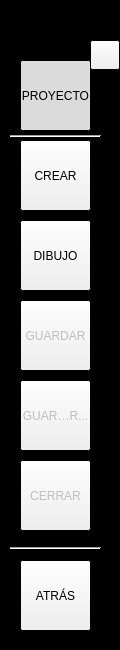
  <widget class="QDockWidget" name="MenuPrincipal">
   <property name="minimumSize">
    <size>
     <width>120</width>
     <height>650</height>
    </size>
   </property>
   <property name="maximumSize">
    <size>
     <width>120</width>
     <height>650</height>
    </size>
   </property>
   <property name="palette">
    <palette>
     <active>
      <colorrole role="Base">
       <brush brushstyle="SolidPattern">
        <color alpha="255">
         <red>255</red>
         <green>255</green>
         <blue>255</blue>
        </color>
       </brush>
      </colorrole>
      <colorrole role="Window">
       <brush brushstyle="SolidPattern">
        <color alpha="255">
         <red>0</red>
         <green>0</green>
         <blue>0</blue>
        </color>
       </brush>
      </colorrole>
     </active>
     <inactive>
      <colorrole role="Base">
       <brush brushstyle="SolidPattern">
        <color alpha="255">
         <red>255</red>
         <green>255</green>
         <blue>255</blue>
        </color>
       </brush>
      </colorrole>
      <colorrole role="Window">
       <brush brushstyle="SolidPattern">
        <color alpha="255">
         <red>0</red>
         <green>0</green>
         <blue>0</blue>
        </color>
       </brush>
      </colorrole>
     </inactive>
     <disabled>
      <colorrole role="Base">
       <brush brushstyle="SolidPattern">
        <color alpha="255">
         <red>0</red>
         <green>0</green>
         <blue>0</blue>
        </color>
       </brush>
      </colorrole>
      <colorrole role="Window">
       <brush brushstyle="SolidPattern">
        <color alpha="255">
         <red>0</red>
         <green>0</green>
         <blue>0</blue>
        </color>
       </brush>
      </colorrole>
     </disabled>
    </palette>
   </property>
   <property name="floating">
    <bool>false</bool>
   </property>
   <property name="features">
    <set>QDockWidget::DockWidgetMovable</set>
   </property>
   <property name="allowedAreas">
    <set>Qt::LeftDockWidgetArea|Qt::TopDockWidgetArea</set>
   </property>
   <property name="windowTitle">
    <string/>
   </property>
   <attribute name="dockWidgetArea">
    <number>1</number>
   </attribute>
   <widget class="QWidget" name="dockWidgetContents">
    <widget class="QToolButton" name="BotonImportar">
     <property name="enabled">
      <bool>false</bool>
     </property>
     <property name="geometry">
      <rect>
       <x>20</x>
       <y>140</y>
       <width>71</width>
       <height>71</height>
      </rect>
     </property>
     <property name="text">
      <string>IMPORTAR</string>
     </property>
     <property name="icon">
      <iconset resource="Iconos.qrc">
       <normaloff>:/new/IconosPrograma/Iconos/folder_previous.ico</normaloff>:/new/IconosPrograma/Iconos/folder_previous.ico</iconset>
     </property>
     <property name="iconSize">
      <size>
       <width>45</width>
       <height>45</height>
      </size>
     </property>
     <property name="toolButtonStyle">
      <enum>Qt::ToolButtonTextUnderIcon</enum>
     </property>
    </widget>
    <widget class="QToolButton" name="BotonExportar">
     <property name="enabled">
      <bool>false</bool>
     </property>
     <property name="geometry">
      <rect>
       <x>20</x>
       <y>140</y>
       <width>71</width>
       <height>71</height>
      </rect>
     </property>
     <property name="text">
      <string>Modelo</string>
     </property>
     <property name="icon">
      <iconset resource="Iconos.qrc">
       <normaloff>:/new/IconosPrograma/Iconos/exportar3d.png</normaloff>:/new/IconosPrograma/Iconos/exportar3d.png</iconset>
     </property>
     <property name="iconSize">
      <size>
       <width>45</width>
       <height>45</height>
      </size>
     </property>
     <property name="toolButtonStyle">
      <enum>Qt::ToolButtonTextUnderIcon</enum>
     </property>
    </widget>
    <widget class="QToolButton" name="BotonSalir">
     <property name="geometry">
      <rect>
       <x>20</x>
       <y>460</y>
       <width>71</width>
       <height>71</height>
      </rect>
     </property>
     <property name="text">
      <string>Salir</string>
     </property>
     <property name="icon">
      <iconset resource="Iconos.qrc">
       <normaloff>:/new/IconosPrograma/Iconos/1284501154_exit-off-power-shutdown.png</normaloff>:/new/IconosPrograma/Iconos/1284501154_exit-off-power-shutdown.png</iconset>
     </property>
     <property name="iconSize">
      <size>
       <width>45</width>
       <height>45</height>
      </size>
     </property>
     <property name="toolButtonStyle">
      <enum>Qt::ToolButtonTextUnderIcon</enum>
     </property>
    </widget>
    <widget class="QPushButton" name="FijarPrograma">
     <property name="geometry">
      <rect>
       <x>90</x>
       <y>40</y>
       <width>30</width>
       <height>30</height>
      </rect>
     </property>
     <property name="minimumSize">
      <size>
       <width>30</width>
       <height>30</height>
      </size>
     </property>
     <property name="maximumSize">
      <size>
       <width>30</width>
       <height>30</height>
      </size>
     </property>
     <property name="text">
      <string/>
     </property>
     <property name="icon">
      <iconset resource="Iconos.qrc">
       <normaloff>:/new/IconosGlobales/Iconos/pin.png</normaloff>:/new/IconosGlobales/Iconos/pin.png</iconset>
     </property>
     <property name="iconSize">
      <size>
       <width>30</width>
       <height>30</height>
      </size>
     </property>
     <property name="checkable">
      <bool>true</bool>
     </property>
    </widget>
    <widget class="QToolButton" name="BotonAtras_Programa">
     <property name="enabled">
      <bool>true</bool>
     </property>
     <property name="geometry">
      <rect>
       <x>20</x>
       <y>560</y>
       <width>71</width>
       <height>71</height>
      </rect>
     </property>
     <property name="text">
      <string>ATRÁS</string>
     </property>
     <property name="icon">
      <iconset resource="Iconos.qrc">
       <normaloff>:/new/IconosGlobales/Iconos/back.ico</normaloff>:/new/IconosGlobales/Iconos/back.ico</iconset>
     </property>
     <property name="iconSize">
      <size>
       <width>45</width>
       <height>45</height>
      </size>
     </property>
     <property name="toolButtonStyle">
      <enum>Qt::ToolButtonTextUnderIcon</enum>
     </property>
    </widget>
    <widget class="QToolButton" name="BotonMProyecto">
     <property name="geometry">
      <rect>
       <x>20</x>
       <y>60</y>
       <width>71</width>
       <height>71</height>
      </rect>
     </property>
     <property name="text">
      <string>PROYECTO</string>
     </property>
     <property name="icon">
      <iconset resource="Iconos.qrc">
       <normaloff>:/new/IconosPrograma/Iconos/page.ico</normaloff>:/new/IconosPrograma/Iconos/page.ico</iconset>
     </property>
     <property name="iconSize">
      <size>
       <width>45</width>
       <height>45</height>
      </size>
     </property>
     <property name="toolButtonStyle">
      <enum>Qt::ToolButtonTextUnderIcon</enum>
     </property>
    </widget>
    <widget class="QToolButton" name="BotonNuevoProyecto">
     <property name="geometry">
      <rect>
       <x>20</x>
       <y>140</y>
       <width>71</width>
       <height>71</height>
      </rect>
     </property>
     <property name="text">
      <string>CREAR</string>
     </property>
     <property name="icon">
      <iconset resource="Iconos.qrc">
       <normaloff>:/new/IconosPrograma/Iconos/page_edit.ico</normaloff>:/new/IconosPrograma/Iconos/page_edit.ico</iconset>
     </property>
     <property name="iconSize">
      <size>
       <width>45</width>
       <height>45</height>
      </size>
     </property>
     <property name="toolButtonStyle">
      <enum>Qt::ToolButtonTextUnderIcon</enum>
     </property>
    </widget>
    <widget class="QToolButton" name="BotonCargarProyecto">
     <property name="geometry">
      <rect>
       <x>20</x>
       <y>220</y>
       <width>71</width>
       <height>71</height>
      </rect>
     </property>
     <property name="text">
      <string>CARGAR...</string>
     </property>
     <property name="icon">
      <iconset resource="Iconos.qrc">
       <normaloff>:/new/IconosPrograma/Iconos/page_previous.ico</normaloff>:/new/IconosPrograma/Iconos/page_previous.ico</iconset>
     </property>
     <property name="iconSize">
      <size>
       <width>45</width>
       <height>45</height>
      </size>
     </property>
     <property name="toolButtonStyle">
      <enum>Qt::ToolButtonTextUnderIcon</enum>
     </property>
    </widget>
    <widget class="QToolButton" name="BotonGuardarProyecto">
     <property name="enabled">
      <bool>false</bool>
     </property>
     <property name="geometry">
      <rect>
       <x>20</x>
       <y>300</y>
       <width>71</width>
       <height>71</height>
      </rect>
     </property>
     <property name="text">
      <string>GUARDAR</string>
     </property>
     <property name="icon">
      <iconset resource="Iconos.qrc">
       <normaloff>:/new/IconosPrograma/Iconos/page_next.ico</normaloff>:/new/IconosPrograma/Iconos/page_next.ico</iconset>
     </property>
     <property name="iconSize">
      <size>
       <width>45</width>
       <height>45</height>
      </size>
     </property>
     <property name="toolButtonStyle">
      <enum>Qt::ToolButtonTextUnderIcon</enum>
     </property>
    </widget>
    <widget class="QToolButton" name="BotonCerrarProyecto">
     <property name="enabled">
      <bool>false</bool>
     </property>
     <property name="geometry">
      <rect>
       <x>20</x>
       <y>460</y>
       <width>71</width>
       <height>71</height>
      </rect>
     </property>
     <property name="text">
      <string>CERRAR</string>
     </property>
     <property name="icon">
      <iconset resource="Iconos.qrc">
       <normaloff>:/new/IconosPrograma/Iconos/Cerrar.png</normaloff>:/new/IconosPrograma/Iconos/Cerrar.png</iconset>
     </property>
     <property name="iconSize">
      <size>
       <width>45</width>
       <height>45</height>
      </size>
     </property>
     <property name="toolButtonStyle">
      <enum>Qt::ToolButtonTextUnderIcon</enum>
     </property>
    </widget>
    <widget class="QToolButton" name="BotonMExportar">
     <property name="geometry">
      <rect>
       <x>20</x>
       <y>220</y>
       <width>71</width>
       <height>71</height>
      </rect>
     </property>
     <property name="text">
      <string>EXPORTAR</string>
     </property>
     <property name="icon">
      <iconset resource="Iconos.qrc">
       <normaloff>:/new/IconosPrograma/Iconos/folder_next.ico</normaloff>:/new/IconosPrograma/Iconos/folder_next.ico</iconset>
     </property>
     <property name="iconSize">
      <size>
       <width>45</width>
       <height>45</height>
      </size>
     </property>
     <property name="toolButtonStyle">
      <enum>Qt::ToolButtonTextUnderIcon</enum>
     </property>
    </widget>
    <widget class="QToolButton" name="BotonExportarDibujo">
     <property name="enabled">
      <bool>true</bool>
     </property>
     <property name="geometry">
      <rect>
       <x>20</x>
       <y>220</y>
       <width>71</width>
       <height>71</height>
      </rect>
     </property>
     <property name="text">
      <string>DIBUJO</string>
     </property>
     <property name="icon">
      <iconset resource="Iconos.qrc">
       <normaloff>:/new/IconosPrograma/Iconos/image_next.ico</normaloff>:/new/IconosPrograma/Iconos/image_next.ico</iconset>
     </property>
     <property name="iconSize">
      <size>
       <width>45</width>
       <height>45</height>
      </size>
     </property>
     <property name="toolButtonStyle">
      <enum>Qt::ToolButtonTextUnderIcon</enum>
     </property>
    </widget>
    <widget class="QToolButton" name="BotonMExportarPulsado">
     <property name="geometry">
      <rect>
       <x>20</x>
       <y>60</y>
       <width>71</width>
       <height>71</height>
      </rect>
     </property>
     <property name="text">
      <string>EXPORTAR</string>
     </property>
     <property name="icon">
      <iconset resource="Iconos.qrc">
       <normaloff>:/new/IconosPrograma/Iconos/folder_remove.ico</normaloff>:/new/IconosPrograma/Iconos/folder_remove.ico</iconset>
     </property>
     <property name="iconSize">
      <size>
       <width>45</width>
       <height>45</height>
      </size>
     </property>
     <property name="checkable">
      <bool>true</bool>
     </property>
     <property name="toolButtonStyle">
      <enum>Qt::ToolButtonTextUnderIcon</enum>
     </property>
    </widget>
    <widget class="QToolButton" name="BotonMProyectoPulsado">
     <property name="geometry">
      <rect>
       <x>20</x>
       <y>60</y>
       <width>71</width>
       <height>71</height>
      </rect>
     </property>
     <property name="text">
      <string>PROYECTO</string>
     </property>
     <property name="icon">
      <iconset resource="Iconos.qrc">
       <normaloff>:/new/IconosPrograma/Iconos/page_remove.ico</normaloff>:/new/IconosPrograma/Iconos/page_remove.ico</iconset>
     </property>
     <property name="iconSize">
      <size>
       <width>45</width>
       <height>45</height>
      </size>
     </property>
     <property name="checkable">
      <bool>true</bool>
     </property>
     <property name="checked">
      <bool>true</bool>
     </property>
     <property name="toolButtonStyle">
      <enum>Qt::ToolButtonTextUnderIcon</enum>
     </property>
    </widget>
    <widget class="QLabel" name="etiquetaPrincipal_2">
     <property name="geometry">
      <rect>
       <x>100</x>
       <y>90</y>
       <width>15</width>
       <height>401</height>
      </rect>
     </property>
     <property name="maximumSize">
      <size>
       <width>15</width>
       <height>16777215</height>
      </size>
     </property>
     <property name="mouseTracking">
      <bool>true</bool>
     </property>
     <property name="text">
      <string>&lt;!DOCTYPE HTML PUBLIC &quot;-//W3C//DTD HTML 4.0//EN&quot; &quot;http://www.w3.org/TR/REC-html40/strict.dtd&quot;&gt;
&lt;html&gt;&lt;head&gt;&lt;meta name=&quot;qrichtext&quot; content=&quot;1&quot; /&gt;&lt;style type=&quot;text/css&quot;&gt;
p, li { white-space: pre-wrap; }
&lt;/style&gt;&lt;/head&gt;&lt;body style=&quot; font-family:'MS Shell Dlg 2'; font-size:8.25pt; font-weight:400; font-style:normal;&quot;&gt;
&lt;p align=&quot;center&quot; style=&quot; margin-top:0px; margin-bottom:0px; margin-left:0px; margin-right:0px; -qt-block-indent:0; text-indent:0px;&quot;&gt;&lt;span style=&quot; font-size:8pt; font-weight:600;&quot;&gt;P&lt;/span&gt;&lt;/p&gt;
&lt;p align=&quot;center&quot; style=&quot; margin-top:0px; margin-bottom:0px; margin-left:0px; margin-right:0px; -qt-block-indent:0; text-indent:0px;&quot;&gt;&lt;span style=&quot; font-size:8pt; font-weight:600;&quot;&gt;R&lt;/span&gt;&lt;/p&gt;
&lt;p align=&quot;center&quot; style=&quot; margin-top:0px; margin-bottom:0px; margin-left:0px; margin-right:0px; -qt-block-indent:0; text-indent:0px;&quot;&gt;&lt;span style=&quot; font-size:8pt; font-weight:600;&quot;&gt;O&lt;/span&gt;&lt;/p&gt;
&lt;p align=&quot;center&quot; style=&quot; margin-top:0px; margin-bottom:0px; margin-left:0px; margin-right:0px; -qt-block-indent:0; text-indent:0px;&quot;&gt;&lt;span style=&quot; font-size:8pt; font-weight:600;&quot;&gt;G&lt;/span&gt;&lt;/p&gt;
&lt;p align=&quot;center&quot; style=&quot; margin-top:0px; margin-bottom:0px; margin-left:0px; margin-right:0px; -qt-block-indent:0; text-indent:0px;&quot;&gt;&lt;span style=&quot; font-size:8pt; font-weight:600;&quot;&gt;R&lt;/span&gt;&lt;/p&gt;
&lt;p align=&quot;center&quot; style=&quot; margin-top:0px; margin-bottom:0px; margin-left:0px; margin-right:0px; -qt-block-indent:0; text-indent:0px;&quot;&gt;&lt;span style=&quot; font-size:8pt; font-weight:600;&quot;&gt;A&lt;/span&gt;&lt;/p&gt;
&lt;p align=&quot;center&quot; style=&quot; margin-top:0px; margin-bottom:0px; margin-left:0px; margin-right:0px; -qt-block-indent:0; text-indent:0px;&quot;&gt;&lt;span style=&quot; font-size:8pt; font-weight:600;&quot;&gt;M&lt;/span&gt;&lt;/p&gt;
&lt;p align=&quot;center&quot; style=&quot; margin-top:0px; margin-bottom:0px; margin-left:0px; margin-right:0px; -qt-block-indent:0; text-indent:0px;&quot;&gt;&lt;span style=&quot; font-size:8pt; font-weight:600;&quot;&gt;A&lt;/span&gt;&lt;/p&gt;&lt;/body&gt;&lt;/html&gt;</string>
     </property>
     <property name="alignment">
      <set>Qt::AlignLeading|Qt::AlignLeft|Qt::AlignVCenter</set>
     </property>
     <property name="wordWrap">
      <bool>true</bool>
     </property>
    </widget>
    <widget class="QToolButton" name="BotonGuardarProyectoComo">
     <property name="enabled">
      <bool>false</bool>
     </property>
     <property name="geometry">
      <rect>
       <x>20</x>
       <y>380</y>
       <width>71</width>
       <height>71</height>
      </rect>
     </property>
     <property name="text">
      <string>GUARDAR...</string>
     </property>
     <property name="icon">
      <iconset resource="Iconos.qrc">
       <normaloff>:/new/IconosPrograma/Iconos/Untitled-1.png</normaloff>:/new/IconosPrograma/Iconos/Untitled-1.png</iconset>
     </property>
     <property name="iconSize">
      <size>
       <width>45</width>
       <height>45</height>
      </size>
     </property>
     <property name="toolButtonStyle">
      <enum>Qt::ToolButtonTextUnderIcon</enum>
     </property>
    </widget>
    <widget class="Line" name="lineaPrograma">
     <property name="geometry">
      <rect>
       <x>10</x>
       <y>128</y>
       <width>91</width>
       <height>16</height>
      </rect>
     </property>
     <property name="orientation">
      <enum>Qt::Horizontal</enum>
     </property>
    </widget>
    <widget class="Line" name="lineaPrograma_2">
     <property name="geometry">
      <rect>
       <x>10</x>
       <y>540</y>
       <width>91</width>
       <height>16</height>
      </rect>
     </property>
     <property name="orientation">
      <enum>Qt::Horizontal</enum>
     </property>
    </widget>
    <widget class="QPushButton" name="FijarPrograma_2">
     <property name="geometry">
      <rect>
       <x>90</x>
       <y>40</y>
       <width>30</width>
       <height>30</height>
      </rect>
     </property>
     <property name="minimumSize">
      <size>
       <width>30</width>
       <height>30</height>
      </size>
     </property>
     <property name="maximumSize">
      <size>
       <width>30</width>
       <height>30</height>
      </size>
     </property>
     <property name="text">
      <string/>
     </property>
     <property name="icon">
      <iconset resource="Iconos.qrc">
       <normaloff>:/new/IconosGlobales/Iconos/PinPulsado.png</normaloff>:/new/IconosGlobales/Iconos/PinPulsado.png</iconset>
     </property>
     <property name="iconSize">
      <size>
       <width>30</width>
       <height>30</height>
      </size>
     </property>
     <property name="checkable">
      <bool>false</bool>
     </property>
    </widget>
   </widget>
  </widget>
